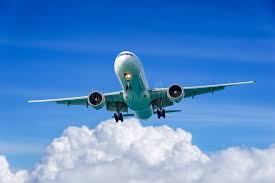
#> input picture 1.fundamentos-manipulacao-dados/data/images.jpeg, 275 x 183 px
$ jupyter execute 8.handling-images.ipynb   (shell and % lines are left out)
#> lines starting #> are read from the running program, lines starting #| are printed output that depends on the picture
# Handling Images

[cell 1]
import cv2
import numpy as np
from matplotlib import pyplot as plt

cv2.__version__

[cell 2]
image = cv2.imread('data/images.jpeg', cv2.IMREAD_GRAYSCALE)
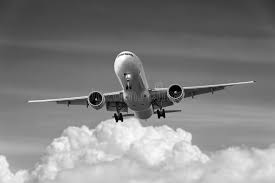
#> image: shape (183, 275); min 0, max 255, mean 131.1

plt.imshow(image, cmap='gray'), plt.axis("off")
plt.show()

[cell 3]
type(image)

[cell 4]
image

[cell 5]
image.shape
#> Out = (183, 275)

[cell 6]
# primeiro pixel
image[0,0]
#> Out = 58

[cell 7]
image_bgr = cv2.imread("data/images.jpeg", cv2.IMREAD_COLOR)
#> image_bgr is the input picture: shape (183, 275, 3); mean B, G, R 206.1, 140.9, 83.4

image_rgb = cv2.cvtColor(image_bgr, cv2.COLOR_BGR2RGB)

plt.imshow(image_rgb), plt.axis("off")
plt.show()

## Mudando Tamanho

[cell 8]
image = cv2.imread("data/images.jpeg", cv2.IMREAD_GRAYSCALE)

image_50x50 = cv2.resize(image, (50, 50))
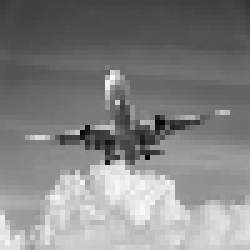
#> image_50x50: shape (50, 50) (shown 5 times larger); min 3, max 252, mean 131.1

plt.imshow(image_50x50, cmap="gray"), plt.axis("off")
plt.show()

[cell 9]
image_cropped = image[:,:128]
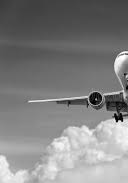
#> image_cropped: shape (183, 128); min 0, max 255, mean 129.7

plt.imshow(image_cropped, cmap="gray"), plt.axis("off")
plt.show()

[cell 10]
image_blurry = cv2.blur(image, (5,5))
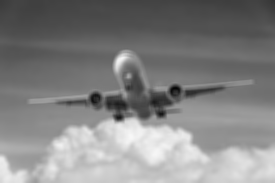
#> image_blurry: shape (183, 275); min 5, max 247, mean 131.1

plt.imshow(image_blurry, cmap="gray"), plt.axis("off")
plt.show()

[cell 11]
kernel = np.array([[0, -1, 0],
                   [-1, 5,-1],
                   [0, -1, 0]])

image_sharp = cv2.filter2D(image, -1, kernel)
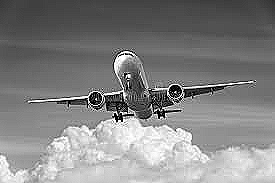
#> image_sharp: shape (183, 275); min 0, max 255, mean 131.3

plt.imshow(image_sharp, cmap="gray"), plt.axis("off")
plt.show()

## Criando Features para Machine Learning

[cell 12]
image = cv2.imread("data/images.jpeg", cv2.IMREAD_GRAYSCALE)

image = cv2.resize(image, (10,10))
image.flatten() # converte a imagem para um vetor unidirecional
#> Out = 100 values, max 241 at index 75, min 50 at index 52, mean 130.9

[cell 13]
plt.imshow(image, cmap="gray"), plt.axis("off")
plt.show()
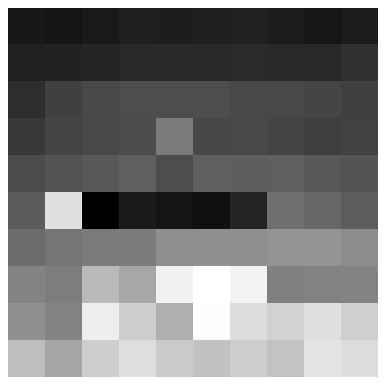
#> figure drawn by matplotlib, 1 panel

[cell 14]
image.shape
#> Out = (10, 10)

[cell 15]
image.flatten().shape
#> Out = (100,)
